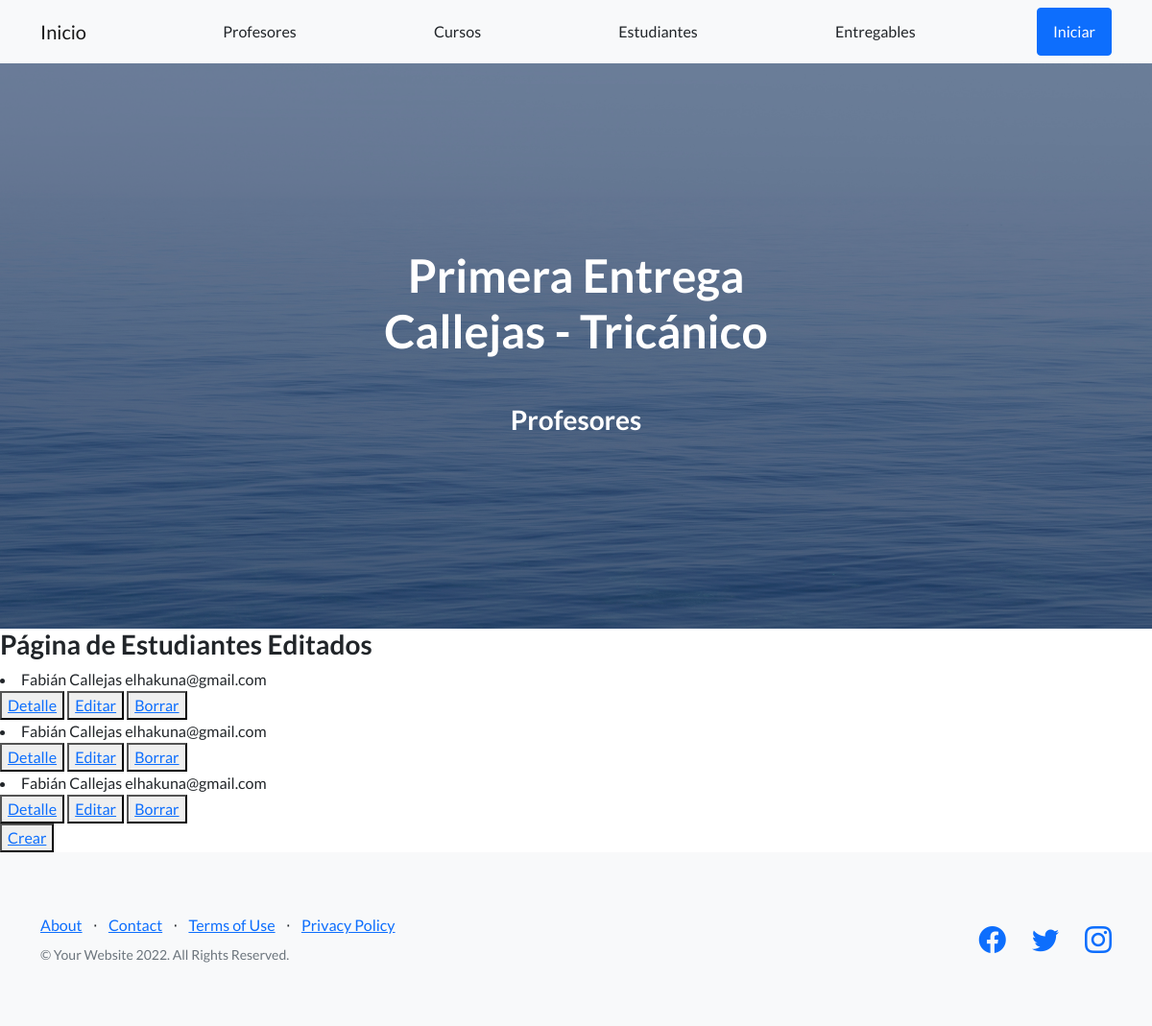
Before: /appCoder/estudiante/list/ (signed in) with the older database file.
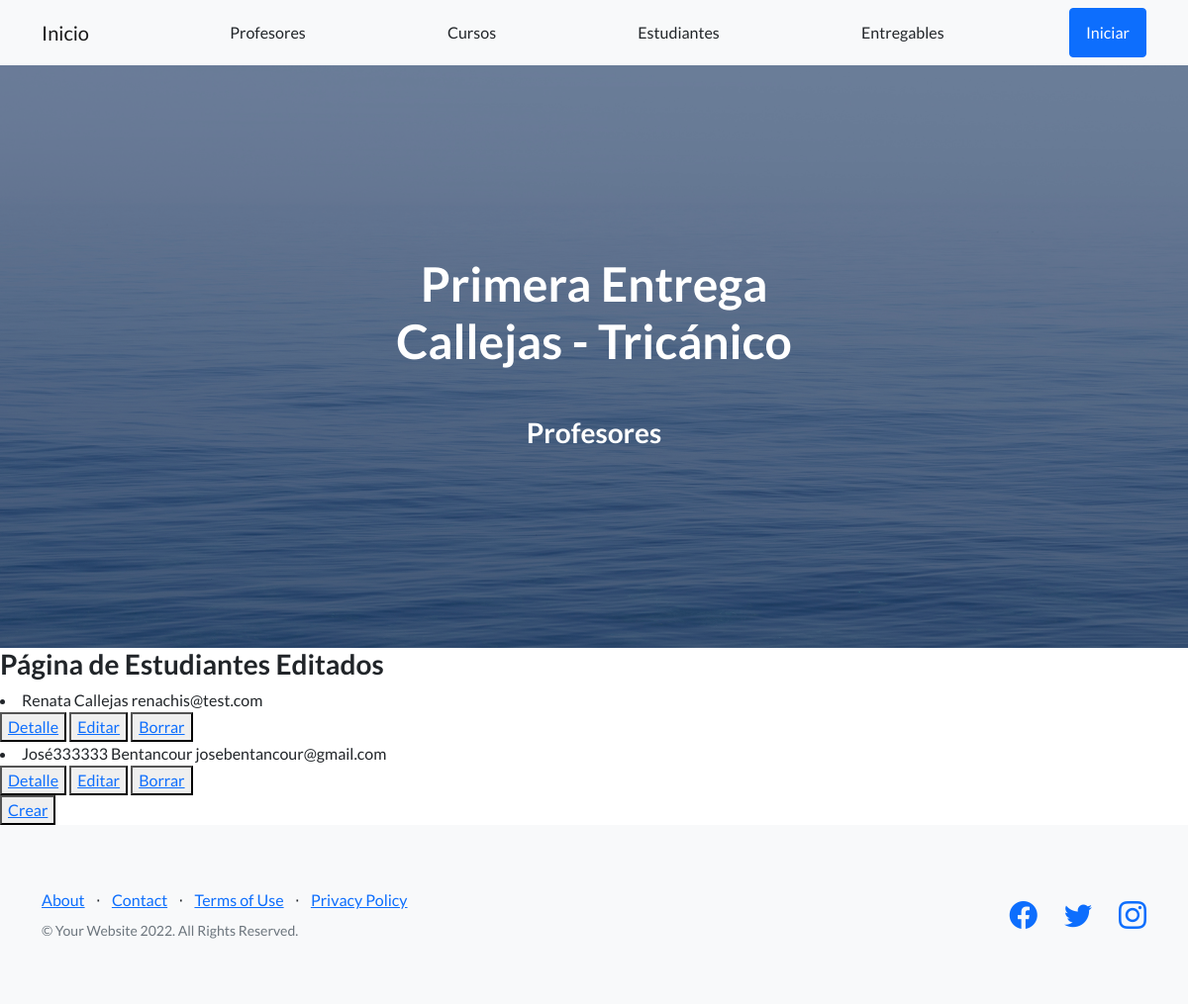
After: the same page with the newer database file.
### AppCoder/models.py (models this page shows)
class Estudiante (models.Model):
    nombre = models.CharField(max_length=30)
    apellido = models.CharField(max_length=30)
    email = models.EmailField()
    def __str__ (self) -> str:
        return self.nombre+" "+str(self.apellido) +" "+str(self.email)

### AppCoder/views.py (the view)
# urls.py: path('estudiante/list/', EstudiantesList.as_view(), name='estudiante_list'),
class EstudiantesList(LoginRequiredMixin,ListView):
    model = Estudiante
    template_name = 'appCoder/estudiante_list.html'

### AppCoder/template/AppCoder/estudiante_list.html
{% extends "AppCoder/padre.html" %}
{% load static %}
{% block section_name %}
<h3>Profesores</h3>
{% endblock %}
{% block contenidoQueCambia %}
<h3>Página de Estudiantes Editados</h3>
{%for estudiante in object_list %}
<li>{{estudiante}}</li>
<button>
    <a href="{% url 'estudiante_detalle' estudiante.id %}"> Detalle</a>
</button>
<button>
    <a href="{% url 'estudiante_editar' estudiante.id %}"> Editar</a>
</button>
<button>
    <a href="{% url 'estudiante_eliminar' estudiante.id %}"> Borrar</a>
</button>
{% endfor %}
<br>
<button>
    <a href="{% url 'estudiante_crear' %}"> Crear</a>
</button>
{% endblock %}

Changed rows visible on the page:
removed Estudiante: nombre+apellido+email "Fabián Callejas elhakuna@gmail.com"
removed Estudiante: nombre+apellido+email "Fabián Callejas elhakuna@gmail.com"
removed Estudiante: nombre+apellido+email "Fabián Callejas elhakuna@gmail.com"
added Estudiante: nombre+apellido+email "Renata Callejas renachis@test.com"
added Estudiante: nombre+apellido+email "José333333 Bentancour josebentancour@gmail.com"
